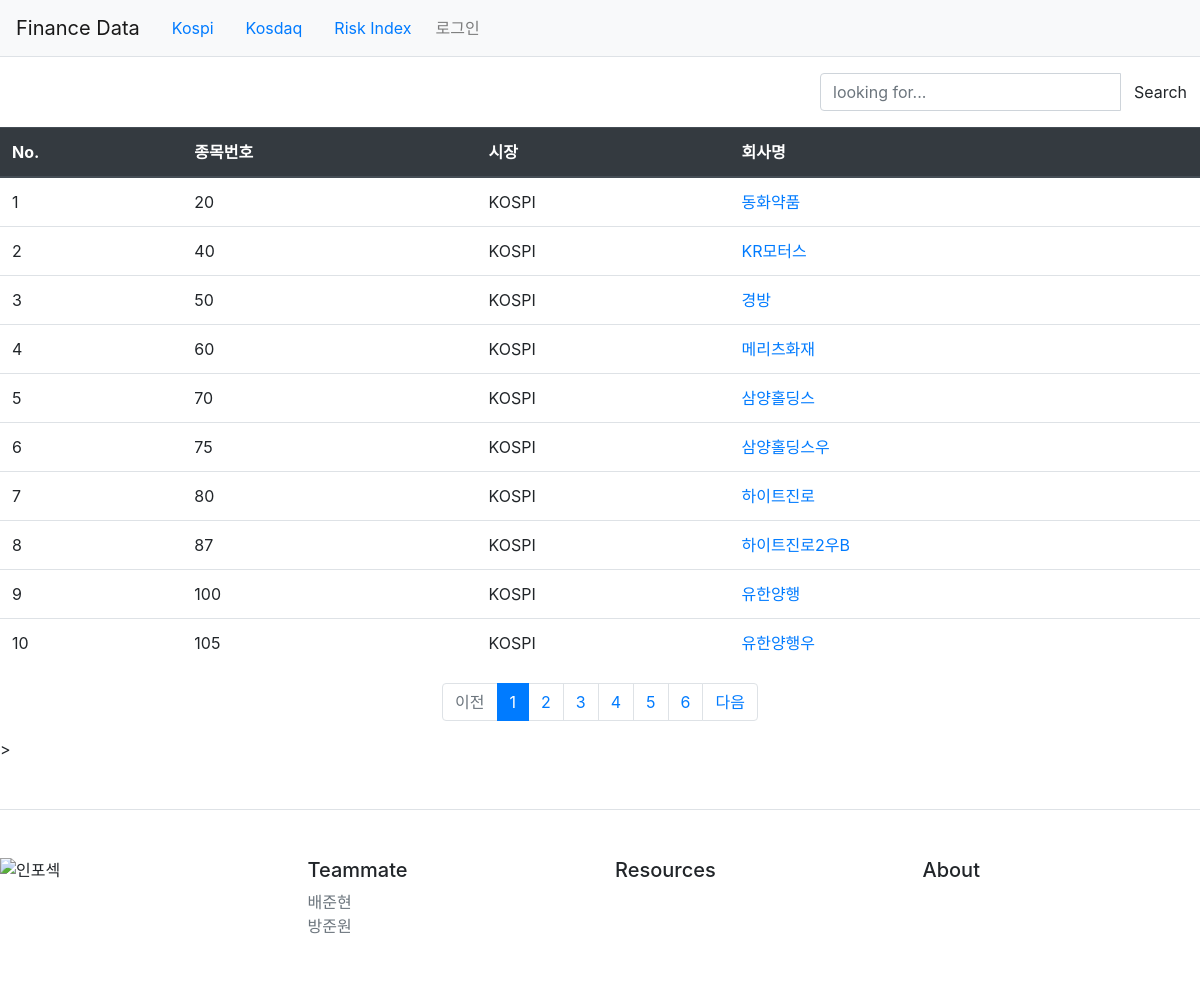
Page /pybo/kospi/ on the committed database.
### pybo/models.py (models this page shows)
class Kospi(models.Model):
    Symbol = models.IntegerField()
    Market = models.TextField()
    Name = models.TextField()

### pybo/views.py (the view)
# urls.py: path('kospi/', views.kospi , name = 'kospi'),
def kospi(request):
    page = request.GET.get('page', '1')
    kospi_list = Kospi.objects.order_by('Symbol')
    search_key = request.GET.get('search_key') # 검색어 가져오기
    if search_key: # 만약 검색어가 존재하면
        kospi_list = kospi_list.filter(Name__icontains=search_key) # 해당 검색어를 포함한 queryset 가져오기
    paginator = Paginator(kospi_list, 10)  # 페이지당 10개씩 보여주기
    page_obj = paginator.get_page(page)
    context = {'kospi_list': page_obj}
    return render(request,'pybo/kospi.html',context)

### templates/pybo/kospi.html (shortened to what this page needs)
{% extends 'base.html' %}
{% load pybo_filter %}
{% block content %}
<form action="" method='GET'>
    <div class="row justify-content-end my-3" style="margin-bottom:15px;">
        <div class="col-4 input-group">
            <div class="input-group">
                <input type="text" class="form-control" name="search_key" value="{{ search_key }}"
                    placeholder="looking for...">
                <span class="input-group-btn">
                    <input class="btn btn-default" type="submit" value="Search">
                </span>
            </div>
        </div>
    </div>
</form>
    <table class="table">
        <thead>
        <tr class="thead-dark">
            <th>No.</th>
            <th>종목번호</th>
            <th>시장</th>
            <th>회사명</th>
        </tr>
        </thead>
        <tbody>
        {% if kospi_list %}
        {% for kospi in kospi_list %}
        <tr>
            <td>{{ forloop.counter }}</td>
            <td>{{ kospi.Symbol}}</td>
            <td>{{ kospi.Market }}</td>
            <td><a href="{% url 'pybo:kospi_detail' kospi.Symbol %}">{{ kospi.Name }}</a></td>
        </tr>
        {% endfor %}
        {% else %}
        <tr>
            <td colspan="3">질문이 없습니다.</td>
        </tr>
        {% endif %}
        </tbody>
    </table>
    <ul class="pagination justify-content-center">
        {% if kospi_list.has_previous %}
        <li class="page-item">
            <a class="page-link" href="?page={{ kospi_list.previous_page_number }}">이전</a>
        </li>
        {% else %}
        <li class="page-item disabled">
            <a class="page-link" tabindex="-1" aria-disabled="true" href="#">이전</a>
        </li>
        {% endif %}
        {% for page_number in kospi_list.paginator.page_range %}
        {% if page_number >= kospi_list.number|add:-5 and page_number <= kospi_list.number|add:5 %}
            {% if page_number == kospi_list.number %}
            <li class="page-item active" aria-current="page">
                <a class="page-link" href="?page={{ page_number }}">{{ page_number }}</a>
            </li>
            {% else %}
            <li class="page-item">
                <a class="page-link" href="?page={{ page_number }}">{{ page_number }}</a>
            </li>
            {% endif %}
        {% endif %}
        {% endfor %}
        {% if kospi_list.has_next %}
        <li class="page-item">
            <a class="page-link" href="?page={{ kospi_list.next_page_number }}">다음</a>
        </li>
        {% else %}
        <li class="page-item disabled">
            <a class="page-link" tabindex="-1" aria-disabled="true" href="#">다음</a>
        </li>
        {% endif %}
    </ul>
{% endblock %}

### templates/base.html (shortened to what this page needs)
{% load static %}
<!doctype html>
<html lang="ko">
<head>
    <link rel="stylesheet" type="text/css" href="{% static 'bootstrap.min.css' %}">
    <link href="http://cdn.pydata.org/bokeh/release/bokeh-2.4.0.min.css" rel="stylesheet" type="text/css">
    <link href="http://cdn.pydata.org/bokeh/release/bokeh-widgets-2.4.0.min.css" rel="stylesheet" type="text/css">
</head>
<body>
{% include "navbar.html" %}
{% block content %}
{% endblock %}
{% include "footer.html" %}
</body>
</html>

### templates/navbar.html (shortened to what this page needs)
<nav class="navbar navbar-expand-lg navbar-light bg-light border-bottom">
    <a class="navbar-brand" href="{% url 'pybo:index' %}">Finance Data</a>
    <div class="collapse navbar-collapse flex-grow-0" id="navbarNav">
        <a class="nav-link" href="{% url 'pybo:kospi' %}">Kospi</a>
        <a class="nav-link" href="{% url 'pybo:kosdaq' %}">Kosdaq</a>
        <a class="nav-link" href="{% url 'pybo:risk' %}">Risk Index</a>
        <ul class="navbar-nav">
            <li class="nav-item ">
            {% if user.is_authenticated %}
                <a class="nav-link" href="{% url 'common:logout' %}">{{ user.username }} (로그아웃)</a>
            {% else %}
                <a class="nav-link" href="{% url 'common:login' %}">로그인</a>
            {% endif %}
            </li>
        </ul>
    </div>
</nav>

### templates/footer.html (shortened to what this page needs)
>
<footer class="pt-4 my-md-5 pt-md-5 border-top">
    <div class="row">
      <div class="col-12 col-md">
        <img class="mb-2" src="https://blog.kakaocdn.net/dn/baoW1W/btqx8AAZBkU/GnfKQeTNrmqf4BJKLOKugK/img.jpg" alt="인포섹" width="370" height="142" />
      </div>
      <div class="col-6 col-md">
        <h5>Teammate</h5>
        <ul class="list-unstyled text-small">
          <li><a class="text-muted" href="#">배준현</a></li>
          <li><a class="text-muted" href="#">방준원</a></li>
        </ul>
      </div>
      <div class="col-6 col-md">
        <h5>Resources</h5>
      </div>
      <div class="col-6 col-md">
        <h5>About</h5>
      </div>
    </div>
  </footer>

### rows in the picture
Kospi: Symbol "20", Market "KOSPI", Name "동화약품"
Kospi: Symbol "40", Market "KOSPI", Name "KR모터스"
Kospi: Symbol "50", Market "KOSPI", Name "경방"
Kospi: Symbol "60", Market "KOSPI", Name "메리츠화재"
Kospi: Symbol "70", Market "KOSPI", Name "삼양홀딩스"
Kospi: Symbol "75", Market "KOSPI", Name "삼양홀딩스우"
Kospi: Symbol "80", Market "KOSPI", Name "하이트진로"
Kospi: Symbol "87", Market "KOSPI", Name "하이트진로2우B"
Kospi: Symbol "100", Market "KOSPI", Name "유한양행"
Kospi: Symbol "105", Market "KOSPI", Name "유한양행우"

### other values in the picture
{{ page_number }} "1"
{{ page_number }} "2" "3" "4" "5" "6"
